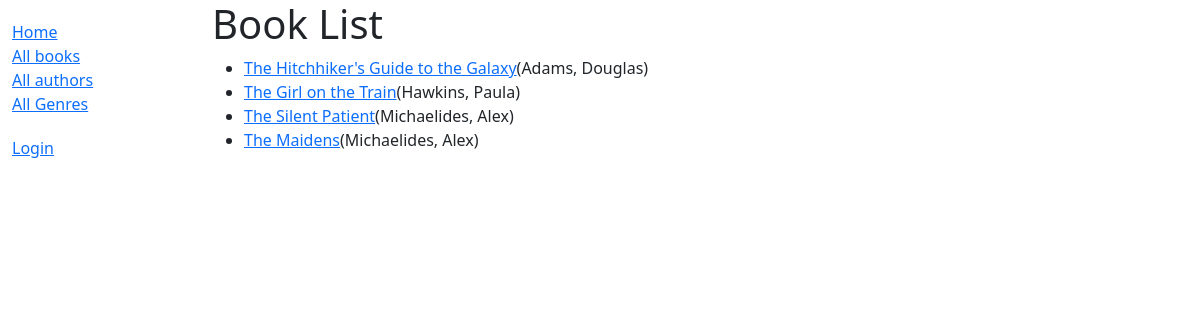
Before: /catalog/books/ with the older database file.
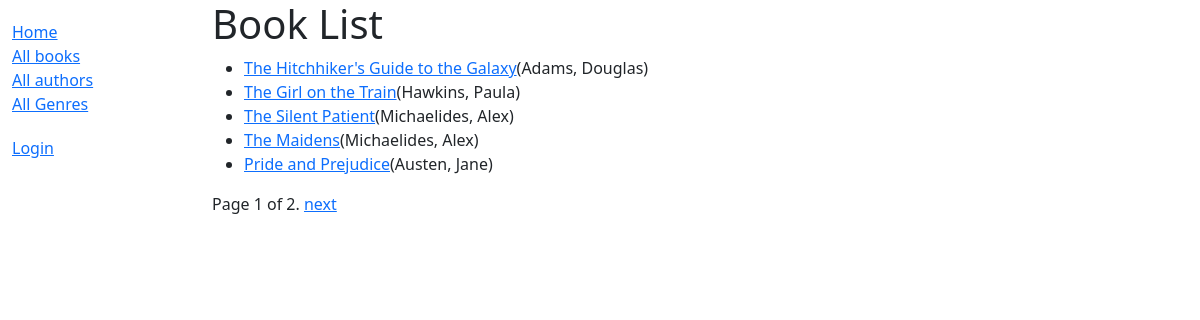
After: the same page with the newer database file.
### catalog/models.py (models this page shows, shortened)
class Book(models.Model):
    title = models.CharField(max_length=200)
    author = models.ForeignKey('Author', on_delete=models.SET_NULL, null=True)
    summary = models.TextField(max_length=1000, help_text='Enter a brief description of the book')
    isbn = models.CharField('ISBN',max_length=13, help_text='13 Character <a href="https://www.isbn-international.org/content/what-isbn">ISBN number</a>')
    genre = models.ManyToManyField(Genre, help_text='Select a genre for this book')
    language = models.ForeignKey('Language', on_delete=models.SET_NULL, null=True)
    def get_absolute_url(self):
        return reverse('book-detail', args=[str(self.id)])
    def display_genre(self):
        """Create a string for the Genre. This is required to display genre in Admin."""
        return ', '.join(genre.name for genre in self.genre.all()[:3])
    display_genre.short_description = 'Genre'

class Author(models.Model):
    first_name = models.CharField(max_length=100)
    last_name = models.CharField(max_length=100)
    date_of_birth = models.DateField(null=True, blank=True)
    date_of_death = models.DateField('Died', null=True, blank=True)
    class Meta:
        ordering = ['last_name', 'first_name']
    def __str__(self):
        return f'{self.last_name}, {self.first_name}'
    class Meta:
        ordering = ['last_name']

### catalog/views.py (the view)
# urls.py: path('books/', views.BookListView.as_view(), name='books'),
class BookListView(generic.ListView):
    model = Book
    context_object_name = 'book_list'   # your own name for the list as a template variable
    template_name = 'catalog/book_list.html'  # Specify your own template name/location
    paginate_by = 5
    def get_queryset(set):
        return Book.objects.filter(title__icontains='a')[:10]
    def get_context_data(self, **kwargs):
        context = super(BookListView, self).get_context_data(**kwargs)
        context['some_data'] = 'This is just some data'
        return context

### catalog/templates/catalog/book_list.html
{% extends 'base_generic.html' %}
{% block content %}
    <h1>Book List</h1>
    {% if book_list %}
        <ul>
            {% for book in book_list %}
            <li>
                <a href="{{ book.get_absolute_url }}">{{ book.title}}</a>({{book.author}})
            </li>
            {% endfor %}
        </ul>
        {% else %}
        <p>There are no books in the library.</p>
    {% endif %}
{% endblock %}

Changed rows visible on the page:
added Book: title "Pride and Prejudice", author "Austen, Jane"
Other visible differences:
{{ page_obj.number }}: (not shown) → "1"
{{ page_obj.paginator.num_pages }}: (not shown) → "2"
text now shown: "Page of . next"
